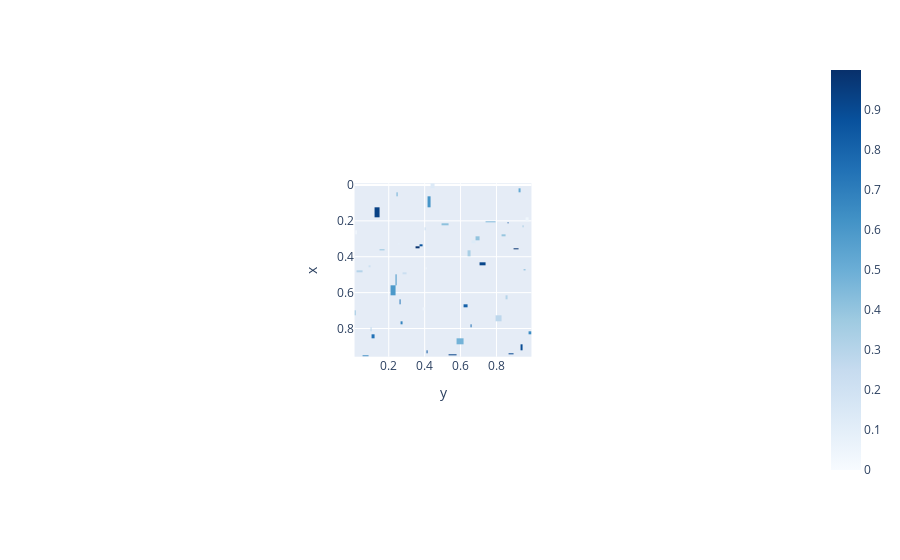

Source (notebook cell):
### Code cell
heatmap_data = df_1.pivot_table(values= "size", index= "x", columns= "y")

fig = px.imshow(heatmap_data, color_continuous_scale= "Blues")
fig.show()

### Figure 1 — Plotly figure (JSON) as saved in the notebook; plotly's stock layout.template omitted (floating-point values rounded to 4 significant figures; data arrays with more than 128 entries replaced by an {"elided": "..."} marker saying what was removed)
{"data": [{"coloraxis": "coloraxis", "hovertemplate": "y: %{x}<br>x: %{y}<br>color: %{z}<extra></extra>", "name": "0", "type": "heatmap", "x": [0.01316, 0.02058, 0.02415, 0.08265, 0.09343, 0.1029, 0.1091, 0.1346, 0.1656, 0.1849, 0.233, 0.2388, 0.2451, 0.2573, 0.2636, 0.2715, 0.2769, 0.2805, 0.323, 0.372, 0.3751, 0.3986, 0.4057, 0.4087, 0.4103, 0.4235, 0.4417, 0.4673, 0.5235, 0.5429, 0.6127, 0.6252, 0.6522, 0.6559, 0.6617, 0.7048, 0.7094, 0.7746, 0.816, 0.8375, 0.8589, 0.8645, 0.8683, 0.9181, 0.9246, 0.9432, 0.9503, 0.9538, 0.9721, 0.9874], "xaxis": "x", "y": [0.006028, 0.03632, 0.04068, 0.04342, 0.08741, 0.1651, 0.2004, 0.2043, 0.2061, 0.2107, 0.218, 0.2327, 0.2375, 0.2702, 0.2798, 0.2969, 0.3144, 0.3326, 0.3328, 0.3468, 0.3604, 0.3618, 0.3689, 0.4212, 0.4442, 0.4563, 0.4649, 0.4707, 0.4839, 0.4912, 0.5094, 0.612, 0.6177, 0.6578, 0.675, 0.6884, 0.7071, 0.7467, 0.7729, 0.7778, 0.7798, 0.809, 0.8206, 0.8458, 0.8634, 0.9097, 0.9329, 0.9444, 0.9471, 0.9537], "yaxis": "y", "z": {"elided": "50x50 float values"}}], "layout": {"autosize": true, "coloraxis": {"colorscale": [[0, "rgb(247,251,255)"], [0.125, "rgb(222,235,247)"], [0.25, "rgb(198,219,239)"], [0.375, "rgb(158,202,225)"], [0.5, "rgb(107,174,214)"], [0.625, "rgb(66,146,198)"], [0.75, "rgb(33,113,181)"], [0.875, "rgb(8,81,156)"], [1, "rgb(8,48,107)"]]}, "margin": {"t": 60}, "xaxis": {"anchor": "y", "autorange": true, "constrain": "domain", "domain": [0.3782, 0.6218], "range": [0.009452, 0.995], "scaleanchor": "y", "title": {"text": "y"}, "type": "linear"}, "yaxis": {"anchor": "x", "autorange": true, "constrain": "domain", "domain": [0, 1], "range": [0.957, -0.00912], "title": {"text": "x"}, "type": "linear"}}}
